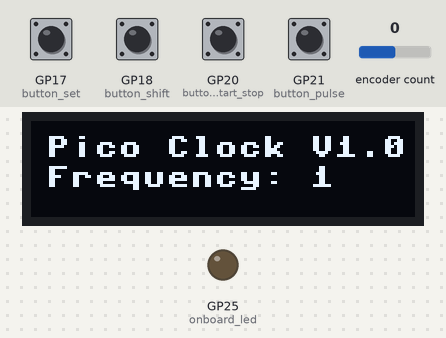
The program below on a simulated Raspberry Pi Pico running MicroPython. Shown: 128×32 one-colour display, output pins drawn as LEDs (lit = HIGH). The inputs (shaded band) are chosen by the test bench; at power-on: GP17 (button_set), GP18 (button_shift), GP20 (button_start_stop), GP21 (button_pulse) LOW, encoder count 0. Library files of the repository ran but are not shown: ssd1306.py; pins used as bus, display or sensor lines are not drawn; what the program prints to the serial console is not drawn.

Above: at 4.2 s.
4.3 s: GP17 (button_set) pulled HIGH for 1.1 s
At 4.8 s:
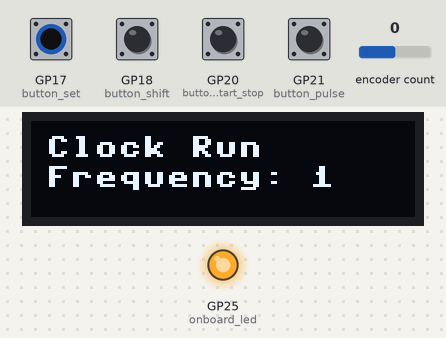
6.9 s: encoder count set to 1
At 9.1 s:
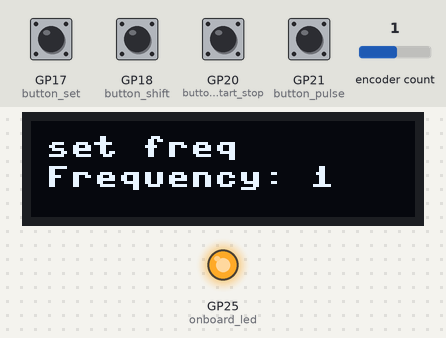
9.4 s: GP20 (button_start_stop) pulled HIGH for 1.1 s
At 10.2 s:
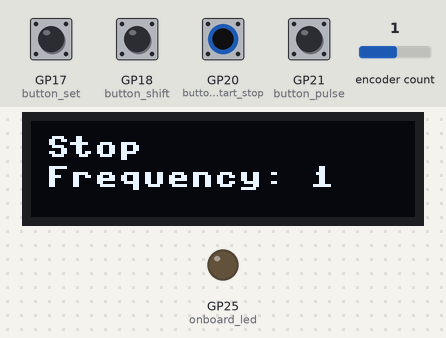
12.0 s: GP18 (button_shift) pulled HIGH for 1.1 s
At 13.0 s:
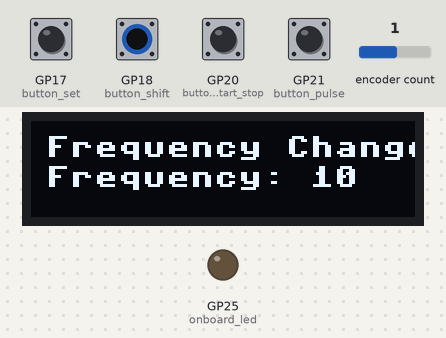
14.6 s: GP20 (button_start_stop) pulled HIGH for 1.1 s
At 15.0 s:
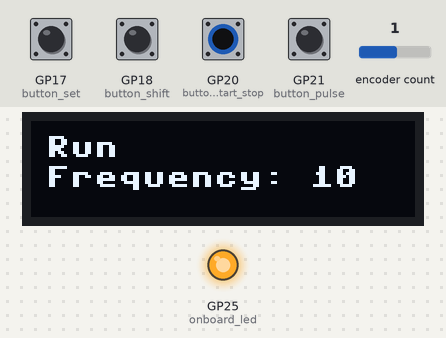
17.2 s: encoder count set to 2
At 19.1 s:
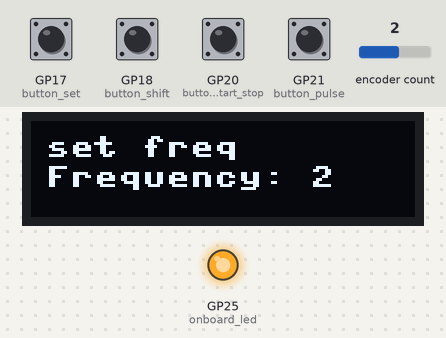
Timing chart, 0 to 20.1 s (numbered marks = the images above; inputs shaded):
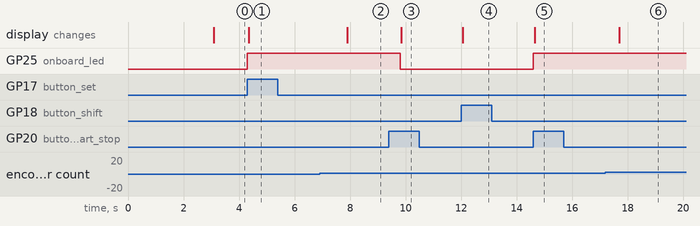

Measured:
- after the input at 4.3 s, GP25 (onboard_led): LOW → HIGH at once; the display: first differs from a run without the input after 0.05 s (image 1)
- after the input at 6.9 s, the display: changes after 1.0 s (image 2)
- after the input at 9.4 s, GP25 (onboard_led): HIGH → LOW after 0.40 s; the display: first differs from a run without the input after 0.45 s (image 3)
- after the input at 12.0 s, the display: changes after 0.05 s (image 4)
- after the input at 14.6 s, GP25 (onboard_led): LOW → HIGH at once; the display: first differs from a run without the input after 0.05 s (image 5)
- after the input at 17.2 s, the display: changes after 0.50 s (image 6)

The program:

main.py
```python
from machine import Pin, Timer, PWM, I2C
import utime
from time import sleep
from rotary_irq_rp2 import RotaryIRQ
from ssd1306 import SSD1306_I2C
import framebuf,sys

version__ = "0.1.0"
debug= True  # Set to False to disable debug messages via the serial port

# GPIO pin mapping
PIN_CLOCK = 0
PIN_BUTTON_RESET = 16
PIN_BUTTON_SHIFT = 18
PIN_BUTTON_SET = 17
PIN_BUTTON_START_STOP = 20
PIN_BUTTON_PULSE = 21
PIN_LED = 25
PIN_I2C_SDA = 6 # OLED DISPLAY
PIN_I2C_SCL = 7 # OLED DISPLAY
PIN_ROTARY_CLK = 22
PIN_ROTARY_DT = 28

# Debounce delay in milliseconds
DEBOUNCE_DELAY = 500

DEFAULT_CLOCK_FREQUENCY = 1 # Frequency in Hz
DEFAULT_CLOCK_MULTIPLIER = 1 # Multiplier for PWM frequency
MAXIMUM_PWM_FREQUENCY = 127_000_000 # Maximum PWM frequency in Hz


class PicoClock:
    last_time = 0
    new_time = 0
    clock_frequency = DEFAULT_CLOCK_FREQUENCY
    clock_multiplier = DEFAULT_CLOCK_MULTIPLIER
    clock_running = False
    clock_timer = None
    pwm_clock = None
    display = None
    onboard_led = None

    button_reset, button_cycle, button_shift, button_set, button_start_stop, button_pulse = \
        None, None, None, None, None, None


    def __init__(self):
        # Initialize Pico GPIO pins
        self.pwm_clock = Pin(PIN_CLOCK, Pin.OUT)
        self.button_reset = Pin(PIN_BUTTON_RESET, Pin.IN, Pin.PULL_DOWN)
        self.button_shift = Pin(PIN_BUTTON_SHIFT, Pin.IN, Pin.PULL_DOWN)
        self.button_set = Pin(PIN_BUTTON_SET, Pin.IN, Pin.PULL_DOWN)
        self.button_start_stop = Pin(PIN_BUTTON_START_STOP, Pin.IN, Pin.PULL_DOWN)
        self.button_pulse = Pin(PIN_BUTTON_PULSE, Pin.IN, Pin.PULL_DOWN)
        self.onboard_led = Pin(PIN_LED, Pin.OUT)

        # Initialize Interrupts handlers
        self.button_reset.irq(trigger=Pin.IRQ_RISING, handler=self.button_pressed_handler)
        self.button_shift.irq(trigger=Pin.IRQ_RISING, handler=self.button_pressed_handler)
        self.button_set.irq(trigger=Pin.IRQ_RISING, handler=self.button_pressed_handler)
        self.button_start_stop.irq(trigger=Pin.IRQ_RISING, handler=self.button_pressed_handler)
        self.button_pulse.irq(trigger=Pin.IRQ_RISING, handler=self.button_pressed_handler)

        sleep(3)

        # Initialize SSD1306 Display
        pix_res_x  = 128 # SSD1306 horizontal resolution
        pix_res_y  = 32  # SSD1306 vertical resolution

        i2c_dev = I2C(1,scl=Pin(PIN_I2C_SCL),sda=Pin(PIN_I2C_SDA),freq=200000)  # start I2C on I2C1 (GPIO 26/27)
        i2c_addr = [hex(ii) for ii in i2c_dev.scan()] # get I2C address in hex format

        # i2c address = 0x3c

        if i2c_addr==[]:
            if debug: print('No I2C Display Found')
            sys.exit() # exit routine if no dev found
        else:
            if debug: print("I2C Address      : {}".format(i2c_addr[0])) # I2C device address
            if debug: print("I2C Configuration: {}".format(i2c_dev)) # print I2C params

        self.oled = SSD1306_I2C(pix_res_x, pix_res_y, i2c_dev) # oled controller

        self.show_message("Pico Clock V1.0")


    def button_pressed_handler(self, pin):
        self.new_time = utime.ticks_ms()
        if (self.new_time - self.last_time) > DEBOUNCE_DELAY:
            if str(PIN_BUTTON_RESET) in str(pin):
                if debug: print("Reset button pressed")
                if self.clock_running:
                    if debug: print("Can't reset while clock is running")
                else:
                    self.clock_running = False
                    self.clock_frequency = DEFAULT_CLOCK_FREQUENCY
                    self.show_message("Reset")
                    sleep(2)
                    self.onboard_led.off()
            elif str(PIN_BUTTON_SHIFT) in str(pin):
                if debug: print("Shift button pressed")
                frequency = self.clock_frequency * DEFAULT_CLOCK_MULTIPLIER
                if frequency > MAXIMUM_PWM_FREQUENCY:
                    self.show_message("Error freq exceeded")
                    sleep(3)
                    return
                if self.clock_running:
                    if debug: print("Can't shift while clock is running")
                else:
                    if not self.clock_frequency > 999:
                        self.clock_frequency *= 10
                    self.show_message("Frequency Changed")
            elif str(PIN_BUTTON_SET) in str(pin):
                if debug: print("Set button pressed")
                if self.clock_running:
                    if debug: print("Can't set while clock is running")
                else:
                    frequency = self.clock_frequency * DEFAULT_CLOCK_MULTIPLIER
                    if frequency > MAXIMUM_PWM_FREQUENCY:
                        self.show_message("Error")
                        sleep(3)
                        return
                    if frequency < 10:
                        self.pwm_clock = Pin(PIN_CLOCK, Pin.OUT)
                        self.clock_timer = Timer()
                        self.clock_timer.init(freq=frequency, mode=Timer.PERIODIC, callback=self.non_pwm_clock)
                    else:
                        self.pwm_clock = PWM(Pin(PIN_CLOCK))
                        self.pwm_clock.freq(frequency)
                        self.pwm_clock.duty_u16(32512)
                    self.onboard_led.on()
                    self.clock_running = True
                    self.show_message("Clock Run")
                    sleep(2)
                print("Set button pressed")
            elif str(PIN_BUTTON_START_STOP) in str(pin):
                if debug: print("Start/Stop button pressed")
                if not self.clock_running:
                    if debug: print("Clock started")
                    self.clock_running = True
                    frequency = self.clock_frequency * DEFAULT_CLOCK_MULTIPLIER
                    if frequency > MAXIMUM_PWM_FREQUENCY:
                        self.show_message("Error")
                        sleep(3)
                        return
                    if frequency < 10:
                        self.pwm_clock = Pin(PIN_CLOCK, Pin.OUT)
                        self.clock_timer = Timer()
                        self.clock_timer.init(freq=frequency, mode=Timer.PERIODIC, callback=self.non_pwm_clock)
                    else:
                        self.pwm_clock = PWM(Pin(PIN_CLOCK))
                        self.pwm_clock.freq(frequency)
                        self.pwm_clock.duty_u16(32512)
                    self.onboard_led.on()
                    self.show_message("Run")
                    sleep(2)
                else:
                    if debug: print("Clock stopped")
                    self.clock_running = False
                    if self.clock_frequency < 10:
                        self.clock_timer.deinit()
                    else:
                        self.pwm_clock = PWM(Pin(PIN_CLOCK))
                        self.pwm_clock.duty_u16(0)
                        self.pwm_clock.deinit()
                    self.onboard_led.off()
                    self.show_message("Stop")
                    sleep(2)
            elif str(PIN_BUTTON_PULSE) in str(pin):
                if debug: print("Pulse button pressed")
                if self.clock_running:
                    if debug: print("Can't pulse while clock is running")
                else:
                    half_period_us = int(1_000_000 / self.clock_frequency / 2)
                    self.pwm_clock.on()
                    self.onboard_led.on()
                    utime.sleep_us(half_period_us)
                    self.pwm_clock.off()
                    self.onboard_led.off()
            self.last_time = self.new_time

    def non_pwm_clock(self, timer):
        half_period_us = int(1_000_000 / self.clock_frequency / 2)
        self.pwm_clock.on()
        utime.sleep_us(half_period_us)
        self.pwm_clock.off()

    def show_message(self,textstr):
        self.display_oled(textstr,5,5,True)
        self.display_oled("Frequency: " + str(self.clock_frequency),5,15,False)

    def display_oled(self,textstr,x,y,clear_display):
        if clear_display: self.oled.fill(0)
        self.oled.text(textstr,x,y)
        self.oled.show()

    def set_frequency(self,freq):
        self.clock_frequency = freq
        self.show_message("set freq")

if __name__ == "__main__":
    clock = PicoClock()

    print("RUNNING");

    r = RotaryIRQ(pin_num_clk=PIN_ROTARY_CLK,pin_num_dt=PIN_ROTARY_DT,min_val=0,reverse=False,range_mode=RotaryIRQ.RANGE_UNBOUNDED)

    val_old = r.value()

    while True:
        # NEED TO STOP THE VALUE GOING BELOW 1
        val_new = r.value()
        if val_old != val_new:
            val_old = val_new
            clock.set_frequency(val_new)
            print('result =', val_new)
        sleep(1)
```
